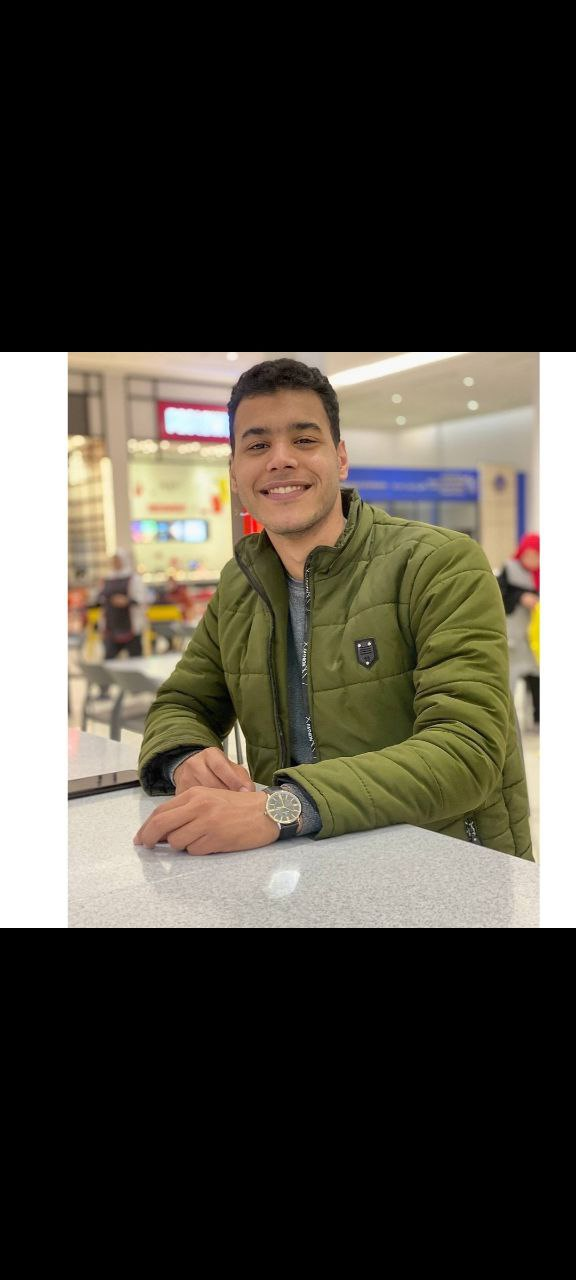
#> input picture Images/Abdelrahman.jpg, 576 x 1280 px
$ jupyter execute --allow-errors 'Attendence System.ipynb'
#> lines starting #> are read from the running program, lines starting #| are printed output that depends on the picture; after the words box and inside, x2 and y2 are one past the last pixel; in counts of white or black regions, pixels touching at a corner belong together
[cell 1]
import cv2
import numpy as np
import os
from datetime import datetime
import glob

[cell 2]
import pandas as pd
df = pd.DataFrame({'Name': pd.Series(dtype='str'),
                   'Date': pd.Series(dtype='str')
                 })
df["Date"] = pd.to_datetime(df["Date"])
df.to_csv('database.csv',index=False)

[cell 3]
path = 'Images'
images = []
classNames = []
myList = os.listdir(path)
print(myList)

[cell 4]
face_cascade = cv2.CascadeClassifier(cv2.data.haarcascades + 'haarcascade_frontalface_default.xml')


for i ,img in enumerate (myList):
    img1 = cv2.imread('Images/'+img)
#> img1 is the input picture: shape (1280, 576, 3); mean B, G, R 62.4, 72.2, 76.7
    gray = cv2.cvtColor(img1, cv2.COLOR_RGB2GRAY)
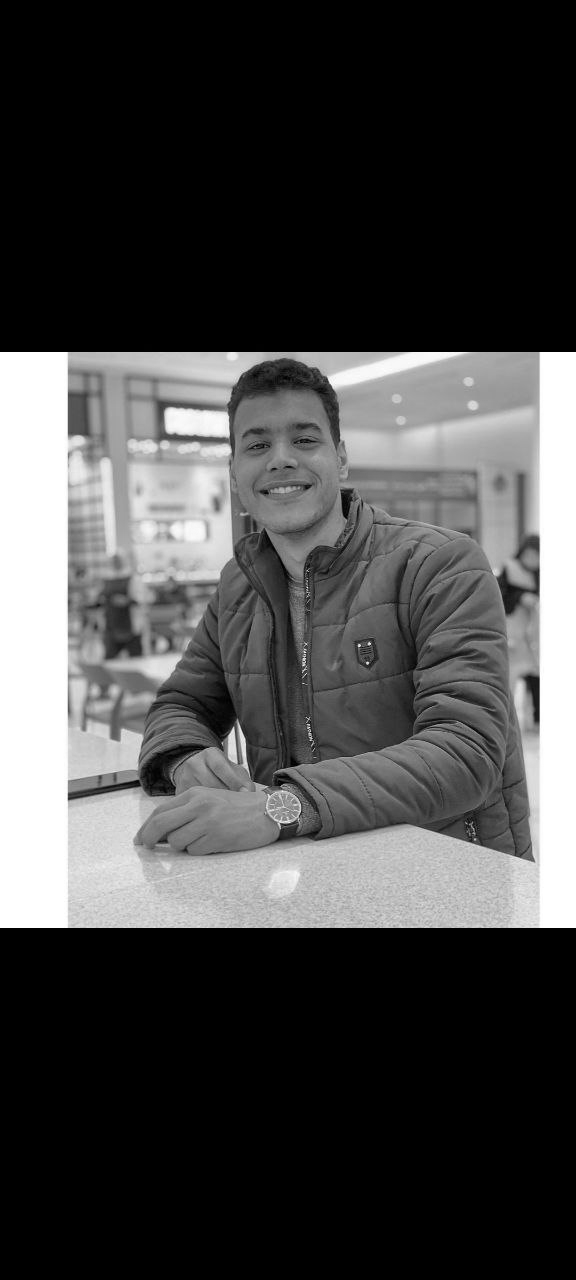
#> gray: shape (1280, 576); min 0, max 255, mean 69.8
    faces = face_cascade.detectMultiScale(gray, 1.1, 10)
#> faces = [[215, 386, 135, 135]]
    for (x,y,w,h) in faces:
        img1 = cv2.rectangle(img1,(x,y),(x+w,y+h),(255,0,0),2)
        crop = img1[y:y+h, x:x+w]
        resized = cv2.resize(crop, (100,100), interpolation = cv2.INTER_AREA)
#> this loop made 1 pass
#> pass 1, `img1 = cv2.rectangle(img1,(x,y),(x+w,y+h),(255,0,0),2)`:
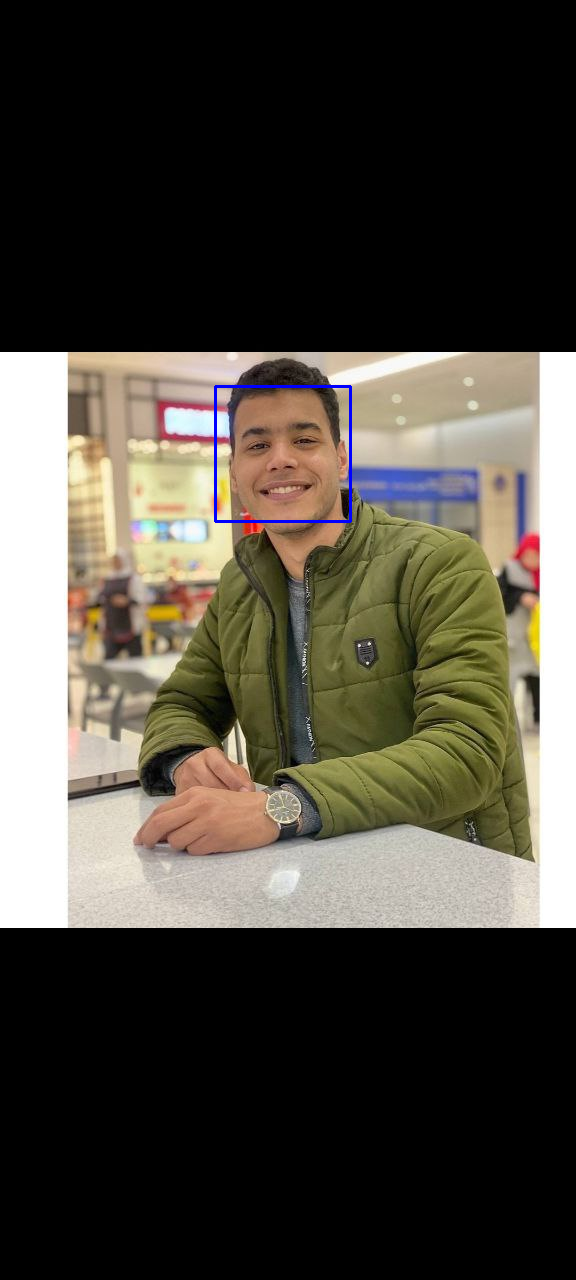
#> img1: shape (1280, 576, 3); 0.22% of pixels changed, all inside (x1, y1, x2, y2) = (214, 385, 352, 523)
#> pass 1, `crop = img1[y:y+h, x:x+w]`:
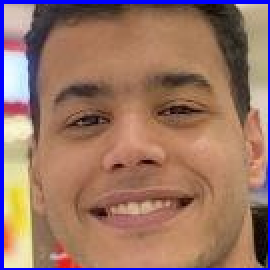
#> crop: shape (135, 135, 3) (shown 2 times larger); mean B, G, R 102.5, 116, 153.5
#> pass 1, `resized = cv2.resize(crop, (100,100), interpolation = cv2.INTER_AREA)`:
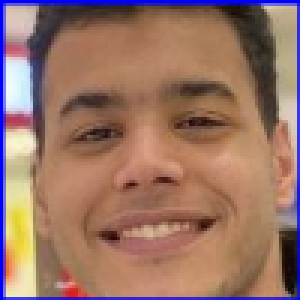
#> resized: shape (100, 100, 3) (shown 3 times larger); mean B, G, R 102.5, 116, 153.5
    cv2.imwrite(r"C:\Users\Turbo\Desktop\CV\rectangle_images\{}".format(img),resized)
#> pass 2 of the loop `for i ,img in enumerate (myList):`:
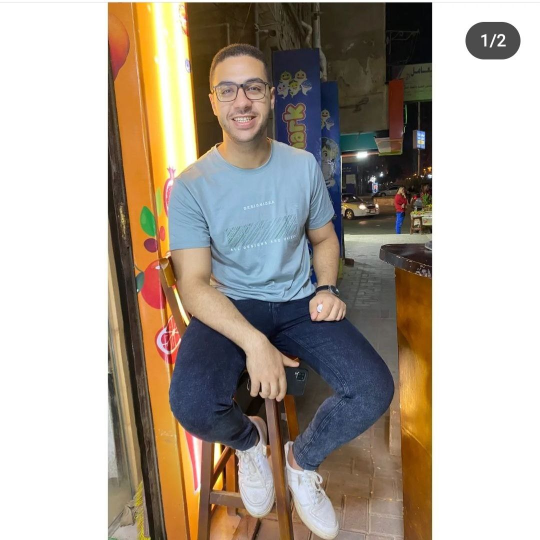
#> input picture Images/Ahmed.jpg, 1080 x 1080 px (shown at 1/2 size)
#> img1 is the input picture: shape (1080, 1080, 3); mean B, G, R 153.8, 165, 174.7
#> `gray = cv2.cvtColor(img1, cv2.COLOR_RGB2GRAY)`:
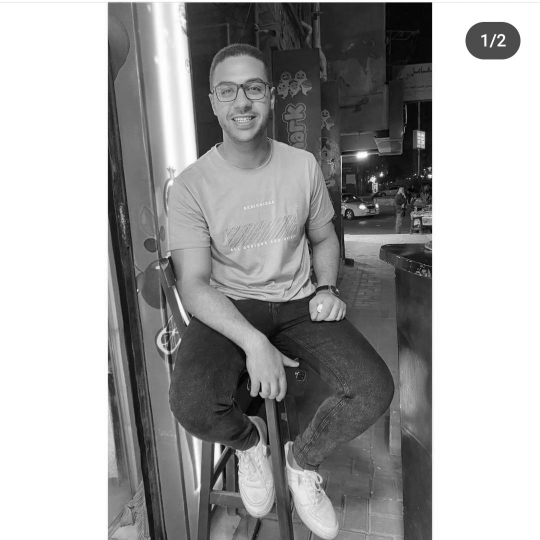
#> gray: shape (1080, 1080) (shown at 1/2 size); min 0, max 255, mean 162.7
#> faces = [[403, 115, 158, 158]]
#> the loop `for (x,y,w,h) in faces:` made 1 pass
#> pass 1, `resized = cv2.resize(crop, (100,100), interpolation = cv2.INTER_AREA)`:
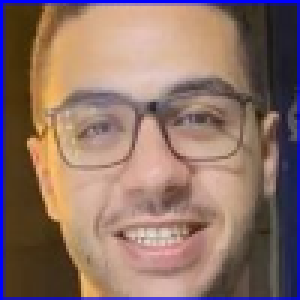
#> resized: shape (100, 100, 3) (shown 3 times larger); mean B, G, R 104.2, 113.6, 141.5
#> pass 3 of the loop `for i ,img in enumerate (myList):`:
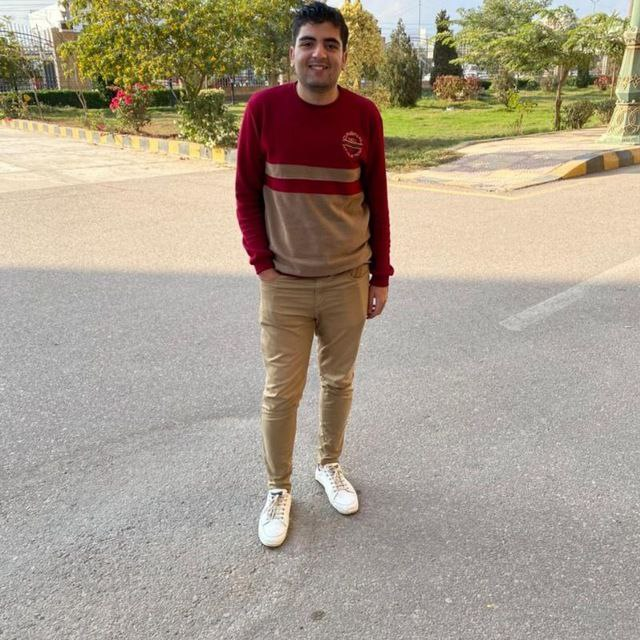
#> input picture Images/Atef.jpg, 640 x 640 px
#> img1 is the input picture: shape (640, 640, 3); mean B, G, R 140.2, 157.3, 168.5
#> `gray = cv2.cvtColor(img1, cv2.COLOR_RGB2GRAY)`:
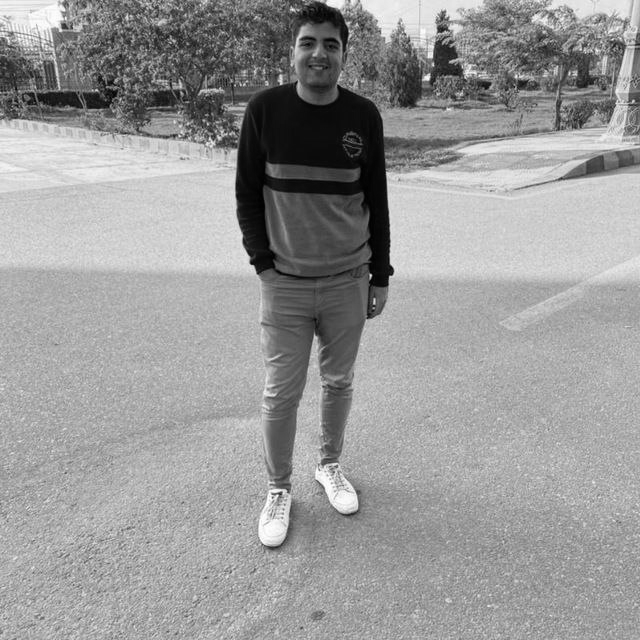
#> gray: shape (640, 640); min 0, max 255, mean 153.5
#> faces = [[288, 21, 62, 62]]
#> the loop `for (x,y,w,h) in faces:` made 1 pass
#> pass 1, `resized = cv2.resize(crop, (100,100), interpolation = cv2.INTER_AREA)`:
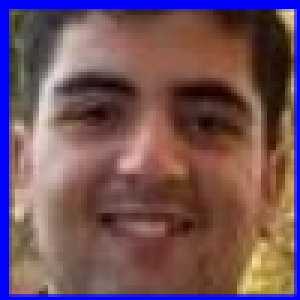
#> resized: shape (100, 100, 3) (shown 3 times larger); mean B, G, R 91.4, 82, 113.4
#> the loop made 4 passes; the first 3 are shown

[cell 5]
path = 'rectangle_images'
#> path = 'rectangle_images'
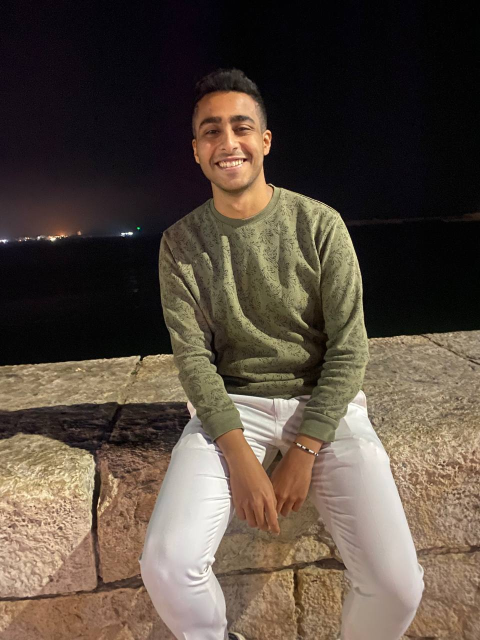
#> input picture Images/Zahran.jpg, 960 x 1280 px, given in place of the camera (shown at 1/2 size)
#> further down, frame is the input picture: shape (1280, 960, 3); mean B, G, R 63.6, 75, 87.6
#> `gray = cv2.cvtColor(frame, cv2.COLOR_BGR2GRAY)`:
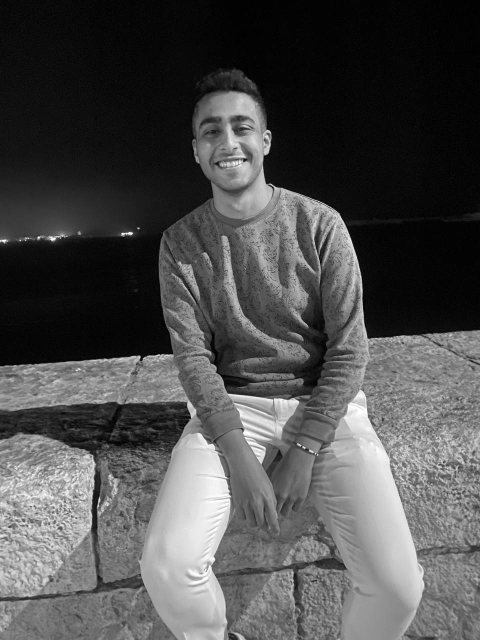
#> gray: shape (1280, 960) (shown at 1/2 size); min 0, max 255, mean 77.5
images = []
classNames = []
#> (the rest of this cell did not finish here and is left out)

[cell 6]
lstresult=[]
video_capture = cv2.VideoCapture(0)

#> (the rest of this cell did not finish here and is left out)
